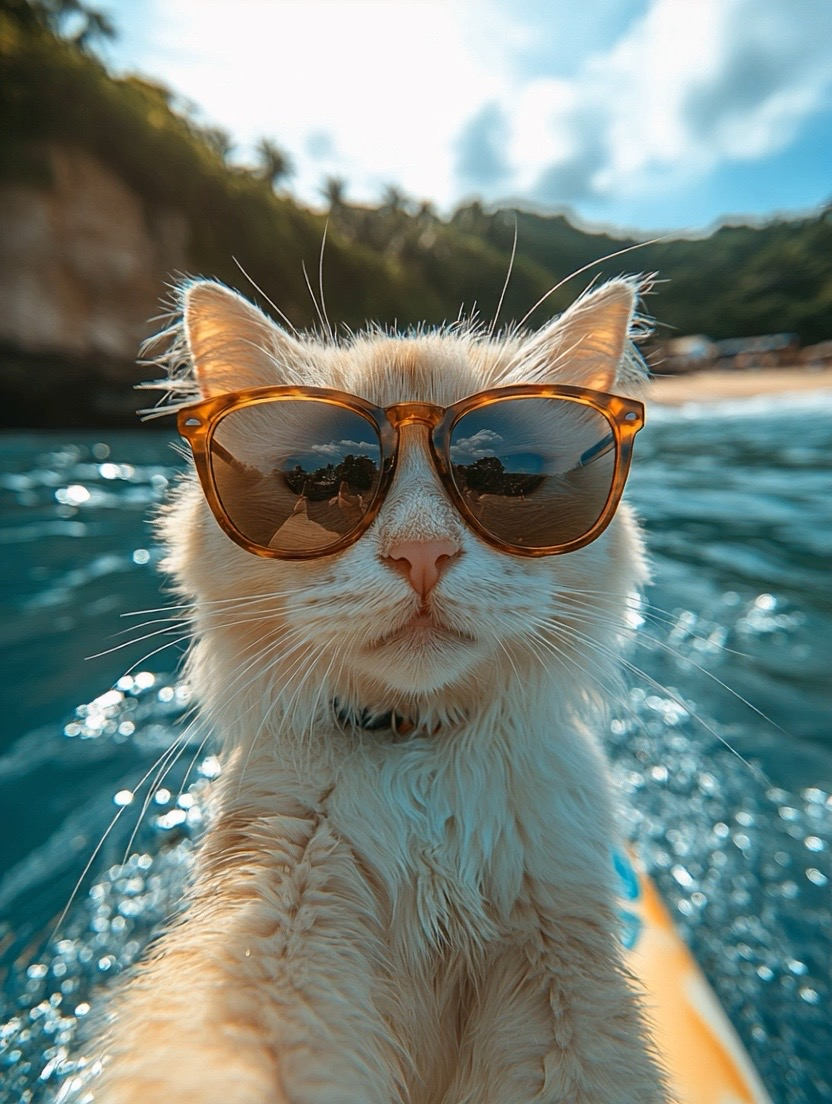
#> input picture i2v_input.JPG, 832 x 1104 px
$ python compare_first_frame.py i2v_input.JPG i2v_input.JPG
#> lines starting #> are read from the running program, lines starting #| are printed output that depends on the picture
#!/usr/bin/env python
"""
Compare the first-frame pixels of two MultiCam videos after resize+crop.
Usage:
    python compare_first_frame.py <video_a.mp4> <video_b.mp4>
"""

import argparse
import math
from pathlib import Path

import imageio.v3 as iio
from PIL import Image, ImageChops, ImageStat

TARGET_W, TARGET_H = 832, 480


def preprocess(path: Path) -> Image.Image:
    """Read the first frame, resize with aspect ratio, then center-crop."""
    frame = iio.imread(path, index=0)
#> frame is the input picture: shape (1104, 832, 3); mean R, G, B 117.6, 130, 122.5
    image = Image.fromarray(frame).convert("RGB")
    width, height = image.size
#> width = 832; height = 1104
    scale = max(TARGET_W / width, TARGET_H / height)
#> scale = 1
    new_width = max(1, int(round(width * scale)))
#> new_width = 832
    new_height = max(1, int(round(height * scale)))
#> new_height = 1104
    image = image.resize((new_width, new_height), Image.BILINEAR)
    left = max(0, (new_width - TARGET_W) // 2)
#> left = 0
    top = max(0, (new_height - TARGET_H) // 2)
#> top = 312
    return image.crop((left, top, left + TARGET_W, top + TARGET_H))
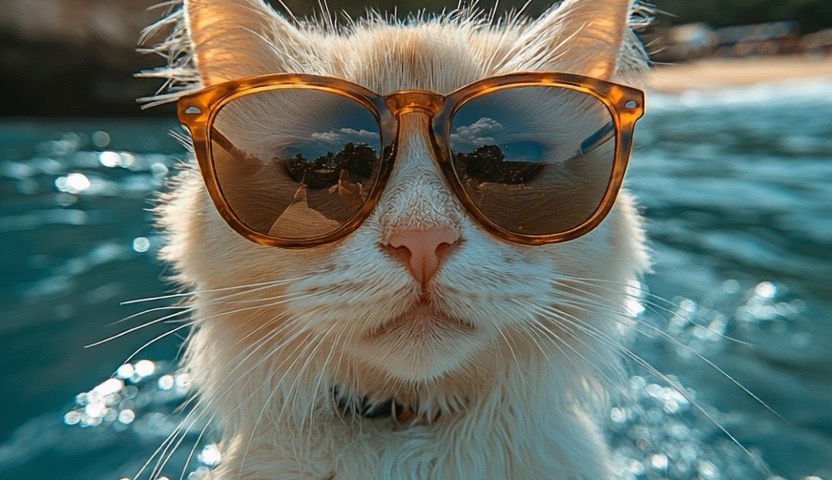
#> returned value: PIL image 832x480 RGB; mean R, G, B 98.9, 111.7, 103.9


def main():
    parser = argparse.ArgumentParser(description="Compare first frames of two cams")
    parser.add_argument("video_a", help="Path to the first camXX.mp4 file")
    parser.add_argument("video_b", help="Path to the second camXX.mp4 file")
    args = parser.parse_args()

    img_a = preprocess(Path(args.video_a))
    img_b = preprocess(Path(args.video_b))

    diff = ImageChops.difference(img_a, img_b)
#> diff: PIL image 832x480 RGB; every value is 0
    stat = ImageStat.Stat(diff)
    sum2 = sum(stat.sum2)
#> sum2 = 0
    max_abs = max(max(channel_extrema) for channel_extrema in diff.getextrema())
#> max_abs = 0

    print(f"L2 difference: {math.sqrt(sum2):.2f}")
#| L2 difference: 0.00
    print(f"Max abs pixel diff: {max_abs}")
#| Max abs pixel diff: 0


if __name__ == "__main__":
    main()
